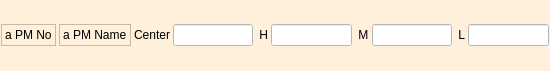
<?xml version="1.0" encoding="UTF-8"?>
<ui version="4.0">
 <class>PMLine</class>
 <widget class="QWidget" name="PMLine">
  <property name="geometry">
   <rect>
    <x>0</x>
    <y>0</y>
    <width>550</width>
    <height>71</height>
   </rect>
  </property>
  <property name="windowTitle">
   <string>Form</string>
  </property>
  <property name="styleSheet">
   <string notr="true">background-color: rgb(255, 240, 220);</string>
  </property>
  <layout class="QGridLayout" name="gridLayout">
   <property name="horizontalSpacing">
    <number>3</number>
   </property>
   <property name="verticalSpacing">
    <number>0</number>
   </property>
   <property name="margin">
    <number>1</number>
   </property>
   <item row="0" column="0">
    <widget class="QLabel" name="label">
     <property name="frameShape">
      <enum>QFrame::StyledPanel</enum>
     </property>
     <property name="text">
      <string>a PM No</string>
     </property>
    </widget>
   </item>
   <item row="0" column="5">
    <widget class="QLineEdit" name="lineEdit_2">
     <property name="styleSheet">
      <string notr="true">background-color: rgb(255, 255, 255);</string>
     </property>
    </widget>
   </item>
   <item row="0" column="7">
    <widget class="QLineEdit" name="lineEdit_3">
     <property name="styleSheet">
      <string notr="true">background-color: rgb(255, 255, 255);</string>
     </property>
    </widget>
   </item>
   <item row="0" column="9">
    <widget class="QLineEdit" name="lineEdit_4">
     <property name="styleSheet">
      <string notr="true">background-color: rgb(255, 255, 255);</string>
     </property>
    </widget>
   </item>
   <item row="0" column="4">
    <widget class="QLabel" name="label_4">
     <property name="text">
      <string> H</string>
     </property>
    </widget>
   </item>
   <item row="0" column="2">
    <widget class="QLabel" name="label_3">
     <property name="text">
      <string>Center</string>
     </property>
    </widget>
   </item>
   <item row="0" column="3">
    <widget class="QLineEdit" name="lineEdit">
     <property name="styleSheet">
      <string notr="true">background-color: rgb(255, 255, 255);</string>
     </property>
    </widget>
   </item>
   <item row="0" column="1">
    <widget class="QLabel" name="label_2">
     <property name="frameShape">
      <enum>QFrame::StyledPanel</enum>
     </property>
     <property name="text">
      <string>a PM Name</string>
     </property>
    </widget>
   </item>
   <item row="0" column="6">
    <widget class="QLabel" name="label_5">
     <property name="text">
      <string> M</string>
     </property>
    </widget>
   </item>
   <item row="0" column="8">
    <widget class="QLabel" name="label_6">
     <property name="text">
      <string> L</string>
     </property>
    </widget>
   </item>
  </layout>
 </widget>
 <resources/>
 <connections/>
</ui>
